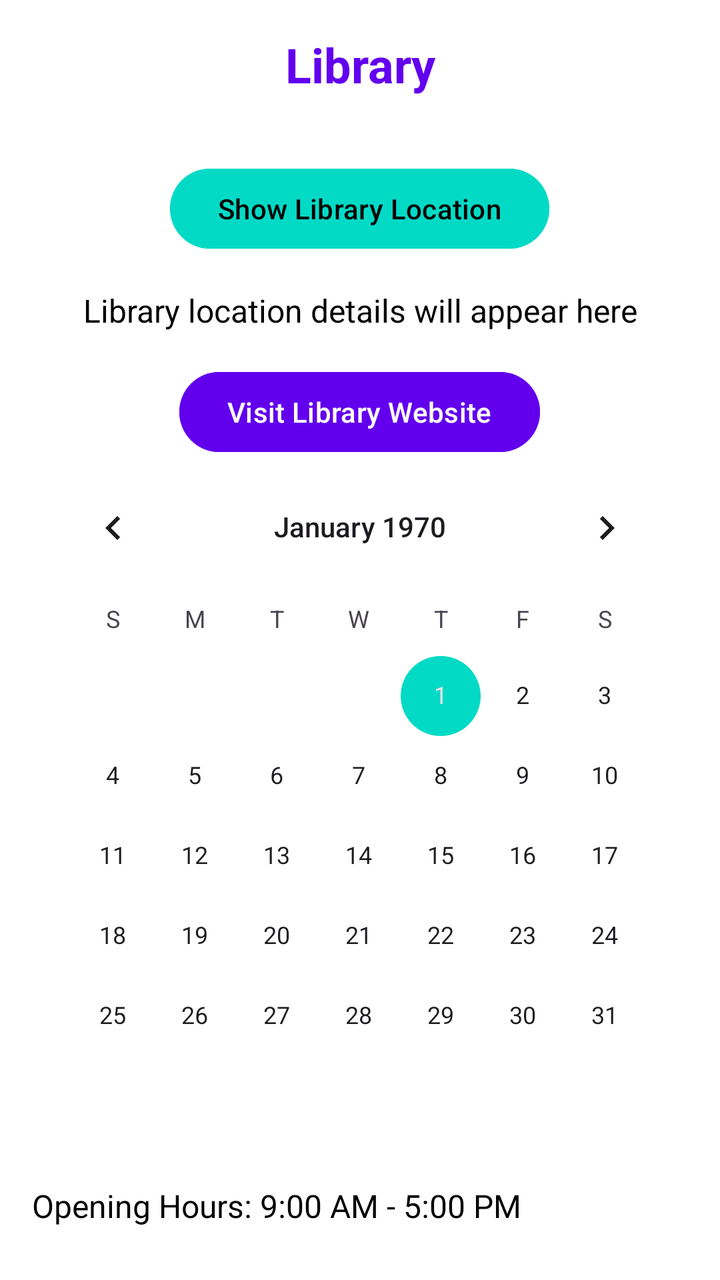
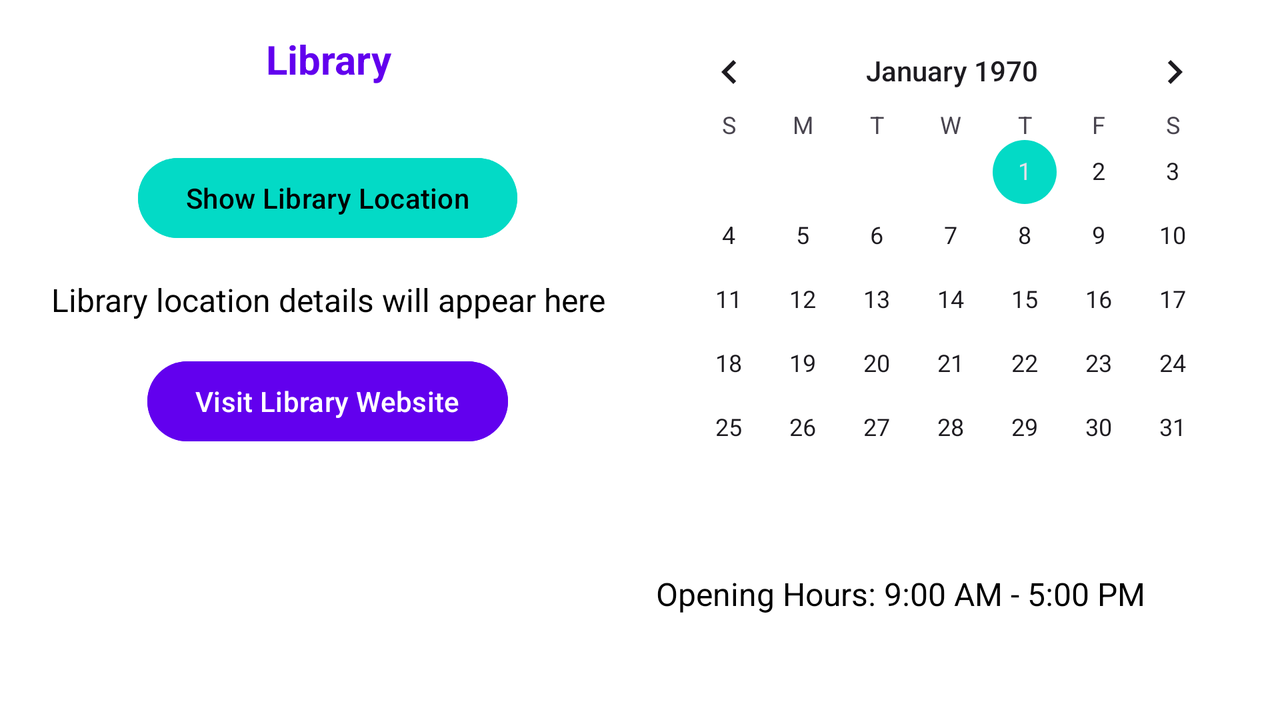

First picture: res/layout/ on a phone held upright. Second picture: the repository's own variant of that layout, on a device whose configuration matches the variant's folder. Source for both follows.
<!-- AndroidManifest.xml: application theme Theme.Easy_Access_App -->
<!-- res/layout/fragment_library.xml -->
<LinearLayout
    xmlns:android="http://schemas.android.com/apk/res/android"
    android:layout_width="match_parent"
    android:layout_height="match_parent"
    android:orientation="vertical"
    android:padding="16dp"
    android:background="@color/background">

    
    <TextView
        android:id="@+id/libraryTitleTextView"
        android:layout_width="match_parent"
        android:layout_height="wrap_content"
        android:text="@string/library_title_text"
        android:textSize="24sp"
        android:textStyle="bold"
        android:gravity="center"
        android:layout_marginBottom="16dp"
        android:textColor="@color/primary" />

    
    <Button
        android:id="@+id/showLibraryButton"
        android:layout_width="wrap_content"
        android:layout_height="wrap_content"
        android:text="Show Library Location"
        android:layout_gravity="center"
        android:layout_marginTop="16dp"
        android:backgroundTint="@color/secondary"
        android:textColor="@color/onSecondary" />

    
    <TextView
        android:id="@+id/libraryLocationTextView"
        android:layout_width="match_parent"
        android:layout_height="wrap_content"
        android:layout_marginTop="16dp"
        android:text="Library location details will appear here"
        android:textSize="16sp"
        android:gravity="center"
        android:textColor="@color/onBackground" />

    
    <Button
        android:id="@+id/libraryWebsiteButton"
        android:layout_width="wrap_content"
        android:layout_height="wrap_content"
        android:text="Visit Library Website"
        android:layout_gravity="center"
        android:layout_marginTop="16dp"
        android:backgroundTint="@color/primary"
        android:textColor="@color/onPrimary" />

    
    <CalendarView
        android:id="@+id/calendarView"
        android:layout_width="match_parent"
        android:layout_height="wrap_content"
        android:layout_marginBottom="16dp"
        />

    
    <TextView
        android:id="@+id/openingHoursTextView"
        android:layout_width="wrap_content"
        android:layout_height="wrap_content"
        android:text="Opening Hours: 9:00 AM - 5:00 PM"
        android:textSize="16sp"
        android:layout_marginTop="8dp"
        android:textColor="@color/onBackground" />
</LinearLayout>
<!-- resources referenced by this layout -->
<resources>
  <color name="background">#FFFFFF</color>
  <color name="onBackground">#000000</color>
  <color name="onPrimary">#FFFFFF</color>
  <color name="onSecondary">#000000</color>
  <color name="primary">#6200EE</color>
  <color name="secondary">#03DAC6</color>
  <string name="library_title_text" translatable="false">Library</string>
  <style name="Theme.Easy_Access_App" parent="Theme.Material3.DayNight.NoActionBar">
          
          <item name="android:windowBackground">@color/background_color</item>
          <item name="colorSurface">@color/surface</item>
  
          
          <item name="colorPrimary">@color/colorPrimary</item>
          <item name="colorPrimaryVariant">@color/colorPrimaryDark</item>
          <item name="colorAccent">@color/colorAccent</item>
  
          
          <item name="colorOnPrimary">@color/white</item>
          <item name="colorOnSecondary">@color/black</item>
      </style>
  <color name="background_color">#FFFFFF</color>
  <color name="surface">#FFFFFF</color>
  <color name="colorPrimary">#BB86FC</color>
  <color name="colorPrimaryDark">#3700B3</color>
  <color name="colorAccent">#03DAC6</color>
  <color name="white">#FFFFFF</color>
  <color name="black">#000000</color>
</resources>
<!-- res/layout-land/fragment_library.xml (the repository's variant of the layout above) -->
<!-- drawn on the phone turned sideways -->
<ScrollView
    xmlns:android="http://schemas.android.com/apk/res/android"
    android:layout_width="match_parent"
    android:layout_height="match_parent"
    android:background="@color/background"
    android:fillViewport="true">

    <LinearLayout
        android:layout_width="match_parent"
        android:layout_height="wrap_content"
        android:orientation="horizontal"
        android:padding="16dp">

        
        <LinearLayout
            android:layout_width="0dp"
            android:layout_height="wrap_content"
            android:layout_weight="1"
            android:orientation="vertical"
            android:paddingEnd="8dp">

            
            <TextView
                android:id="@+id/libraryTitleTextView"
                android:layout_width="match_parent"
                android:layout_height="wrap_content"
                android:text="@string/library_title_text"
                android:textSize="20sp"
                android:textStyle="bold"
                android:gravity="center"
                android:layout_marginBottom="16dp"
                android:textColor="@color/primary" />

            
            <Button
                android:id="@+id/showLibraryButton"
                android:layout_width="wrap_content"
                android:layout_height="wrap_content"
                android:text="Show Library Location"
                android:layout_gravity="center"
                android:layout_marginTop="16dp"
                android:backgroundTint="@color/secondary"
                android:textColor="@color/onSecondary" />

            
            <TextView
                android:id="@+id/libraryLocationTextView"
                android:layout_width="match_parent"
                android:layout_height="wrap_content"
                android:layout_marginTop="16dp"
                android:text="Library location details will appear here"
                android:textSize="16sp"
                android:gravity="center"
                android:textColor="@color/onBackground" />

            
            <Button
                android:id="@+id/libraryWebsiteButton"
                android:layout_width="wrap_content"
                android:layout_height="wrap_content"
                android:text="Visit Library Website"
                android:layout_gravity="center"
                android:layout_marginTop="16dp"
                android:backgroundTint="@color/primary"
                android:textColor="@color/onPrimary" />
        </LinearLayout>

        
        <LinearLayout
            android:layout_width="0dp"
            android:layout_height="wrap_content"
            android:layout_weight="1"
            android:orientation="vertical"
            android:paddingStart="8dp">

            
            <CalendarView
                android:id="@+id/calendarView"
                android:layout_width="match_parent"
                android:layout_height="wrap_content"
                android:layout_marginBottom="16dp" />

            
            <TextView
                android:id="@+id/openingHoursTextView"
                android:layout_width="match_parent"
                android:layout_height="wrap_content"
                android:text="Opening Hours: 9:00 AM - 5:00 PM"
                android:textSize="16sp"
                android:layout_marginTop="8dp"
                android:textColor="@color/onBackground" />
        </LinearLayout>
    </LinearLayout>
</ScrollView>
